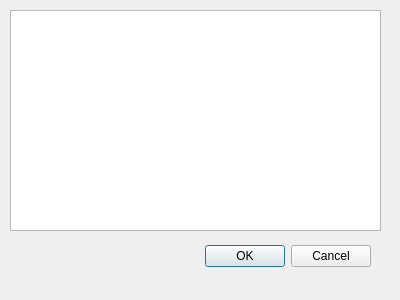
<?xml version="1.0" encoding="UTF-8"?>
<ui version="4.0">
 <class>BorrowDialog</class>
 <widget class="QDialog" name="BorrowDialog">
  <property name="geometry">
   <rect>
    <x>0</x>
    <y>0</y>
    <width>400</width>
    <height>300</height>
   </rect>
  </property>
  <property name="windowTitle">
   <string>Dialog</string>
  </property>
  <widget class="QDialogButtonBox" name="button">
   <property name="geometry">
    <rect>
     <x>30</x>
     <y>240</y>
     <width>341</width>
     <height>32</height>
    </rect>
   </property>
   <property name="orientation">
    <enum>Qt::Horizontal</enum>
   </property>
   <property name="standardButtons">
    <set>QDialogButtonBox::Cancel|QDialogButtonBox::Ok</set>
   </property>
  </widget>
  <widget class="QTableView" name="table_info">
   <property name="geometry">
    <rect>
     <x>10</x>
     <y>10</y>
     <width>371</width>
     <height>221</height>
    </rect>
   </property>
  </widget>
 </widget>
 <resources/>
 <connections>
  <connection>
   <sender>button</sender>
   <signal>accepted()</signal>
   <receiver>BorrowDialog</receiver>
   <slot>accept()</slot>
   <hints>
    <hint type="sourcelabel">
     <x>248</x>
     <y>254</y>
    </hint>
    <hint type="destinationlabel">
     <x>157</x>
     <y>274</y>
    </hint>
   </hints>
  </connection>
  <connection>
   <sender>button</sender>
   <signal>rejected()</signal>
   <receiver>BorrowDialog</receiver>
   <slot>reject()</slot>
   <hints>
    <hint type="sourcelabel">
     <x>316</x>
     <y>260</y>
    </hint>
    <hint type="destinationlabel">
     <x>286</x>
     <y>274</y>
    </hint>
   </hints>
  </connection>
 </connections>
</ui>
